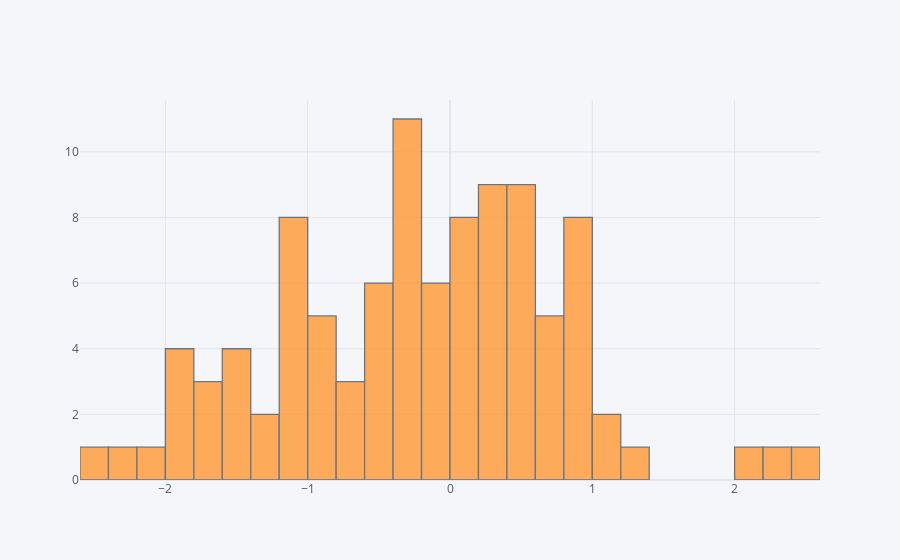

The cell this chart's notebook holds for it:
### Markdown cell above
## histogram

### Code cell
df['A'].iplot(kind='hist',bins=25)

### Figure 1 — Plotly figure (JSON) as saved in the notebook; plotly's stock layout.template omitted (floating-point values rounded to 4 significant figures)
{"data": [{"histfunc": "count", "histnorm": "", "marker": {"color": "rgba(255, 153, 51, 1.0)", "line": {"color": "#4D5663", "width": 1.3}}, "name": "A", "nbinsx": 25, "opacity": 0.8, "orientation": "v", "type": "histogram", "x": [0.5607, -0.3709, 0.423, -0.9549, -0.2074, -1.025, -1.037, 2.058, -1.419, -0.04659, 0.3679, -2.044, -2.55, 0.4002, 0.5682, 0.7941, -1.069, 0.07868, 0.4236, 0.391, 1.328, -1.754, -0.5782, -1.078, -1.891, 0.4659, -0.218, 0.1937, -1.96, 0.1493, -0.9529, 0.7857, 0.4157, 0.7153, -1.332, 0.414, 0.3967, 0.4804, -0.1532, -0.3119, 0.9967, -0.4705, -0.4893, -1.85, -1.785, 0.1354, 0.8699, -0.5955, -0.4904, 0.1408, -1.658, 2.419, 0.2757, -1.209, 0.3755, -1.063, -0.2135, -0.2767, 1.113, -0.2871, 0.713, -1.567, 0.9297, -0.9935, -1.171, 1.033, -0.778, 0.2169, 0.9654, 0.03337, 0.2109, -2.358, 0.8966, 0.6741, -0.3846, -0.2319, -0.8086, -1.446, -1.976, -0.3728, 0.8368, -0.3024, 0.3804, 0.03105, -1.095, 2.256, -0.122, 0.1408, -0.7188, 0.8658, -0.1338, 0.9701, -0.02954, -0.8691, -1.034, -0.6268, -1.416, -0.5785, 0.2378, -0.1587]}], "layout": {"barmode": "overlay", "legend": {"bgcolor": "#F5F6F9", "font": {"color": "#4D5663"}}, "paper_bgcolor": "#F5F6F9", "plot_bgcolor": "#F5F6F9", "title": {"font": {"color": "#4D5663"}}, "xaxis": {"gridcolor": "#E1E5ED", "showgrid": true, "tickfont": {"color": "#4D5663"}, "title": {"font": {"color": "#4D5663"}, "text": ""}, "zerolinecolor": "#E1E5ED"}, "yaxis": {"gridcolor": "#E1E5ED", "showgrid": true, "tickfont": {"color": "#4D5663"}, "title": {"font": {"color": "#4D5663"}, "text": ""}, "zerolinecolor": "#E1E5ED"}}}
